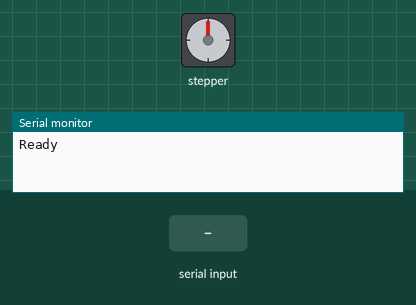
Simulated run of this sketch. Board: Arduino Uno, built with avr-gcc and run on an emulated ATmega328P. On the bench: stepper motor, the last lines printed to the serial monitor. The inputs (shaded band) are chosen by the test bench. Stepper angles assume 2048 steps per turn.

Above: at 1.2 s.
1.3 s: "L" received over Serial
At 2.5 s:
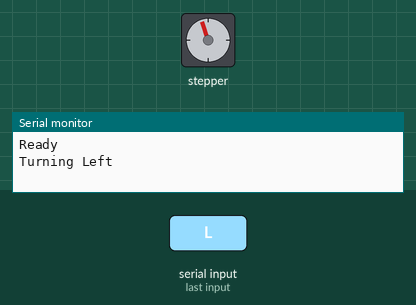
3.0 s: "R" received over Serial
At 3.8 s:
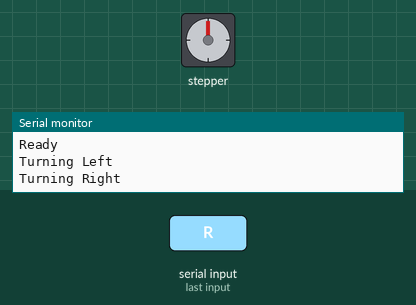
Timing chart, 0 to 6.0 s (numbered marks = the images above; inputs shaded):
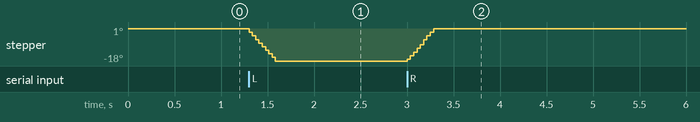

The sketch:

face_motor.ino
```cpp
#include <Stepper.h>

const int stepsPerRevolution = 2048;  // 28BYJ-48 motor
Stepper myStepper(stepsPerRevolution, 8, 10, 9, 11);

void setup() {
  Serial.begin(9600);
  myStepper.setSpeed(10);  // 10 RPM
  Serial.println("Ready");
}

void loop() {
  if (Serial.available()) {
    char cmd = Serial.read();

    if (cmd == 'L') {
      Serial.println("Turning Left");
      myStepper.step(-100);  // rotate counterclockwise
    }
    else if (cmd == 'R') {
      Serial.println("Turning Right");
      myStepper.step(100);   // rotate clockwise
    }
  }
}
```

Measured:
- after the input at 1.3 s, stepper: turns 18° counter-clockwise in 0.28 s, starting at once
- after the input at 3.0 s, stepper: turns 18° clockwise in 0.28 s, starting at once
